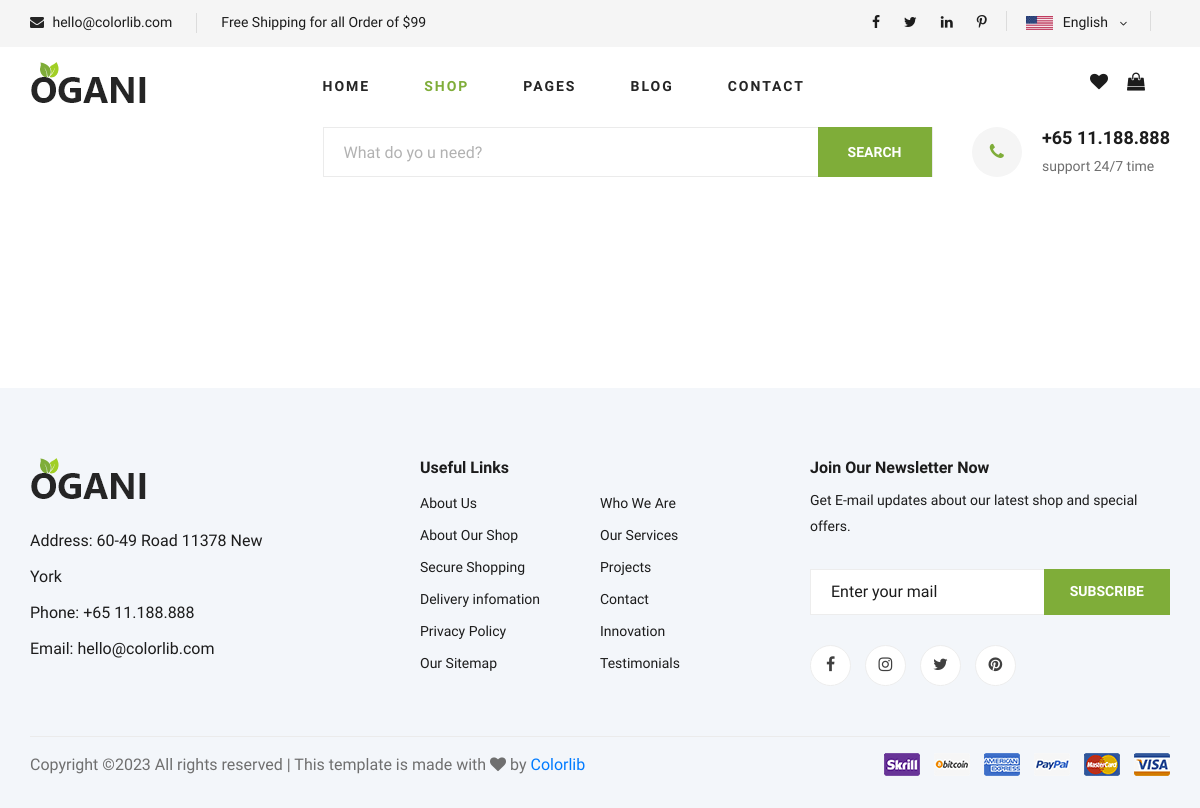
/descriptions/13/, run on an earlier commit of the app's database.
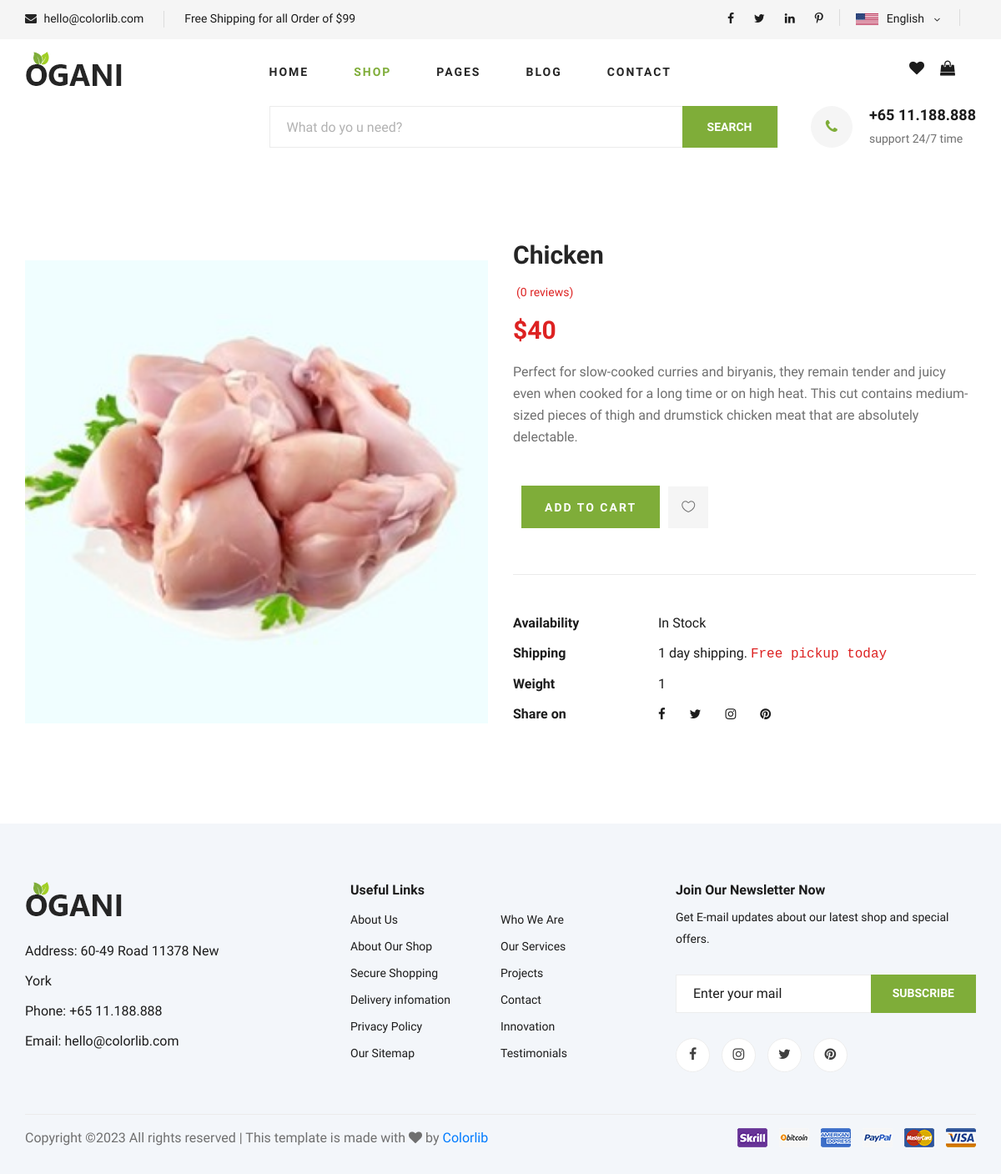
And on a later commit of the database.
### fresh/models.py (models this page shows, shortened)
class Product(models.Model):
    pname = models.CharField(max_length=100)
    price = models.IntegerField()
    category = models.ForeignKey(Category, on_delete=models.CASCADE)
    image = models.ImageField(upload_to='media/', null=True)
    description = models.CharField(max_length=500, null=True)
    availability = models.CharField(max_length=100, null=True)
    quantity = models.CharField(max_length=10, null=True)
    created_at = models.DateField(auto_now_add=True, null=True)

### fresh/views.py (the view)
# urls.py: path('descriptions/<int:id>/', views.descriptions, name="description"),
def descriptions(request, id):
    product_description = Product.objects.filter(id=id)
    return render(request, "shop-details.html", {"product_description": product_description})

### templates/shop-details.html (shortened to what the changed rows need)
<!DOCTYPE html>
<html lang="zxx">
<head>
    {% load static %}
    <link rel="stylesheet" href="{% static 'css/bootstrap.min.css' %}" type="text/css">
    <link rel="stylesheet" href="{% static 'css/font-awesome.min.css' %}" type="text/css">
    <link rel="stylesheet" href="{% static 'css/elegant-icons.css' %}" type="text/css">
    <link rel="stylesheet" href="{% static 'css/nice-select.css' %}" type="text/css">
    <link rel="stylesheet" href="{% static 'css/jquery-ui.min.css' %}" type="text/css">
    <link rel="stylesheet" href="{% static 'css/owl.carousel.min.css' %}" type="text/css">
    <link rel="stylesheet" href="{% static 'css/slicknav.min.css' %}" type="text/css">
    <link rel="stylesheet" href="{% static 'css/style.css' %}" type="text/css">
</head>
<body>
    <section class="product-details spad">
        <div class="container">
            {% for product in product_description %}
            <div class="row">
                <div class="col-lg-6 col-md-6">
                    <div class="product__details__pic">
                        <div class="product__details__pic__item">
                         <center>   <img src="{{product.image.url}}"></center>
                        </div>
                        </div>
                    </div>
                <div class="col-lg-6 col-md-6">
                    <div class="product__details__text">
                        <h3>{{product.pname}}</h3>
                        <div class="product__details__rating">
                            <span>(0 reviews)</span>
                        </div>
                        <div class="product__details__price">${{product.price}}</div>
                        <p>{{product.description}}</p>
                        <a href="{% url 'fresh:cart_objects' product.pname%}" role="button" class="primary-btn">ADD TO CART</a>
                        <a href="{% url 'fresh:wishlist_objects' product.pname%}" class="heart-icon"><span class="icon_heart_alt"></span></a>
                        <ul>
                            <li><b>Availability</b> <span>{{product.availability}}</span></li>
                            <li><b>Shipping</b> <span>1 day shipping. <samp>Free pickup today</samp></span></li>
                            <li><b>Weight</b> <span>{{product.quantity}}</span></li>
                            <li><b>Share on</b>
                                <div class="share">
                                    <a href="#"><i class="fa fa-facebook"></i></a>
                                    <a href="#"><i class="fa fa-twitter"></i></a>
                                    <a href="#"><i class="fa fa-instagram"></i></a>
                                    <a href="#"><i class="fa fa-pinterest"></i></a>
                                </div>
                            </li>
                        </ul>
                    </div>
                </div>
                </div>
            {% endfor %}
            </div>
    </section>
</body>
</html>

What changed in the data, as far as the page shows it:
added Product: image (picture), pname "Chicken", price "40", description "Perfect for slow-cooked curries and biryanis, they remain tender and juicy even when cooked for a long time or on high heat. This cut contains medium-sized pieces of thigh and drumstick chicken meat that are absolutely delectable.", availability "In Stock", quantity "1"
